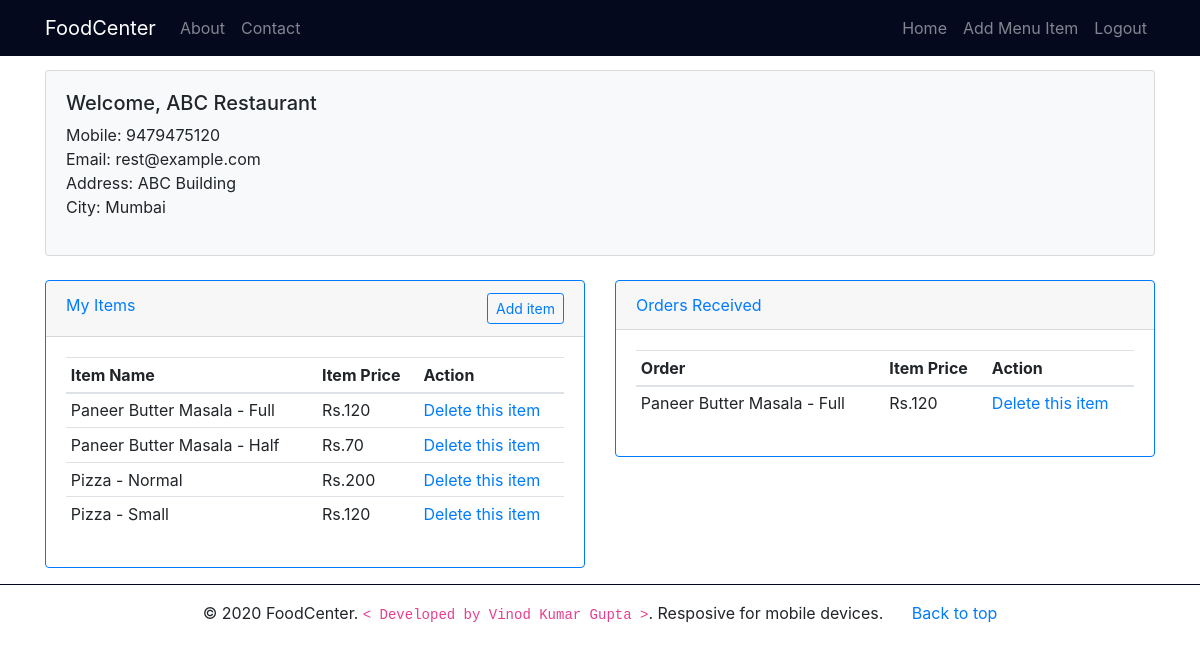
The page /restaurant_home.php (signed in) on the database as committed earlier.
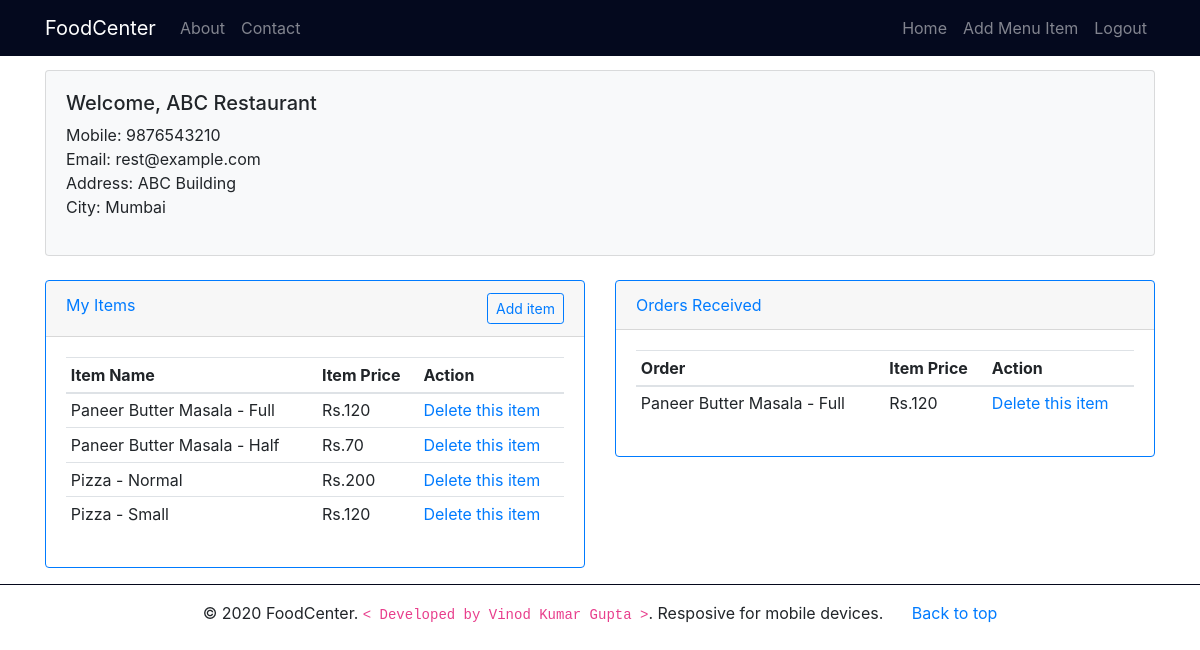
The same page on the database as committed later.
### tables this page shows
CREATE TABLE `restaurants` (
  `rest_id` int(11) NOT NULL,
  `rest_name` varchar(100) NOT NULL,
  `rest_mobile` varchar(15) NOT NULL,
  `rest_email` varchar(50) NOT NULL,
  `rest_addr` varchar(200) NOT NULL,
  `rest_city` varchar(50) NOT NULL,
  `rest_password_hash` varchar(50) NOT NULL
);

### restaurant_home.php (the view, shortened to what this page needs)
<?php
include_once('includes/db_con.php');
$stmt = $con->prepare("Select * from restaurants where rest_email = ?");
$stmt->bind_param("s",$_SESSION['rest_email']);
if($stmt->execute()){
    $result = $stmt->get_result();
    $row = $result->fetch_assoc();
    $rest_id = $row['rest_id'];
} else {
    die("Unknown Error!");
}
?>
<!DOCTYPE html>
<html>
<head>
    <link rel="stylesheet" href="css/bootstrap.min.css">
    <link rel="stylesheet" href="css/font-awesome.min.css">
    <link rel="stylesheet" href="css/custom.css">
</head>
<body>
    <?php include('includes/header.php'); ?>
    <section class="container">
        <div class="card bg-light">
            <div class="card-body">
                <h5>Welcome, <?php echo $_SESSION['rest_name']; ?></h5>
                <p>
                    Mobile: <?php echo $row['rest_mobile']; ?><br>
                    Email: <?php echo $_SESSION['rest_email']; ?><br>
                    Address: <?php echo $row['rest_addr']; ?><br>
                    City: <?php echo $row['rest_city']; ?><br>
                </p>
            </div>
        </div>
        <br>
        <div class="row">
            <div class="col-md-6">
                <div class="card border-primary">
                    <div class="card-header text-primary">
                        My Items
                        <a class="btn btn-sm btn-outline-primary float-right" href="add_menu_item.php">Add item</a>
                    </div>
                    <div class="card-body">
                        <table class="table table-sm">
                            <thead>
                                <tr>
                                    <th>Item Name</th>
                                    <th>Item Price</th>
                                    <th>Action</th>
                                </tr>
                            </thead>
                            <tbody>
                                <?php
                        $stmt = $con->prepare("Select * from menu_items where rest_id = ?");
                        $stmt->bind_param("s",$rest_id);
                        if($stmt->execute()){
                            $result = $stmt->get_result();
                            while($row = $result->fetch_assoc()){ ?>
                                <tr>
                                    <td><?php echo $row['item_name']; ?></td>
                                    <td><?php echo "Rs.".$row['item_price']; ?></td>
                                    <td><?php echo '<a href="delete_menu_item.php?item_id='.$row['item_id'].'&rest_id='.$rest_id.'" title="Delete this Item">Delete this item</a>'; ?>
                                    </td>
                                </tr>
                                <?php }
                        } else {
                            echo '<script>alert("Cannot add item!");</script>';
                        }
                        ?>
                            </tbody>
                        </table>
                    </div>
                </div>
            </div>
            <div class="col-md-6">
                <div class="card border-primary">
                    <div class="card-header text-primary">Orders Received</div>
                    <div class="card-body">
                        <table class="table table-sm">
                            <thead>
                                <tr>
                                    <th>Order</th>
                                    <th>Item Price</th>
                                    <th>Action</th>
                                </tr>
                            </thead>
                            <tbody>
                                <?php
                        $stmt2 = $con->prepare("Select * from orders o,menu_items m where o.ordered_from = ? && m.item_id = o.item_id ");
                        $stmt2->bind_param("i",$rest_id);
                        if($stmt2->execute()){
                            $result2 = $stmt2->get_result();
                            while($row2 = $result2->fetch_assoc()){ ?>
                                <tr>
                                    <td><?php echo $row2['item_name']; ?></td>
                                    <td><?php echo "Rs.".$row2['item_price']; ?></td>
                                    <td><?php echo '<a href="#" title="Delete this Item">Delete this item</a>'; ?>
                                    </td>
                                </tr>
                                <?php }
                        } else {
                            echo '<script>alert("Cannot add item!");</script>';
                        }
                        ?>
                            </tbody>
                        </table>
                    </div>
                </div>
            </div>
        </div>
    </section>
    <?php include('includes/footer.php'); ?>
</body>
</html>

Rows that differ between the two databases and show on the page:
changed restaurants "ABC Building": rest_mobile "9479475120" → "9876543210"
